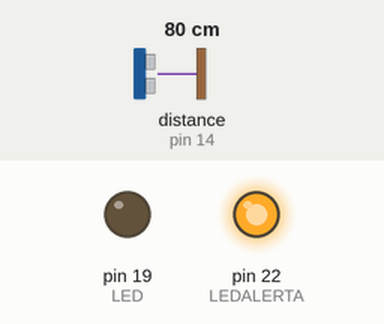
Simulated run of this sketch. Board: Arduino Mega 2560, built with avr-gcc and run on an emulated ATmega2560. Shown: output pins drawn as LEDs (lit = HIGH). Wiring (inferred from the names in the program): ultrasonic range finder: trigger pin 13; echo pin 14. Inputs (shaded band) come from the test bench; at power-on: distance to the obstacle (sensor on pin 14) 80 cm. The echo pulse lasts 58.3 µs per cm; pins used as bus, display or sensor lines are not drawn; what the sketch prints to the serial monitor is not drawn.

Above: at 0.1 s.
Timing chart, 0 to 1.6 s (numbered marks = the images above):
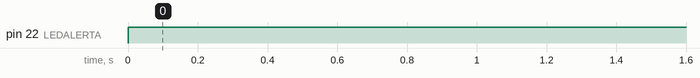

The sketch:

17_ultraSonico.ino
```cpp
#define TRG 13
#define ECO 14

#define LED 19
#define LEDALERTA 22

#define MAX_DIST 700

int valorLedAlerta = 0;
float distancia = 0.0;
float timeOut = MAX_DIST * 60;
int velSonido = 340;

void setup() {

  Serial.begin(115200);
  pinMode(LED, OUTPUT);
  pinMode(LEDALERTA, OUTPUT);

  pinMode(TRG, OUTPUT);
  pinMode(ECO, INPUT);

}

void loop() {

  digitalWrite(LED, 1);

  distancia = getSonar();
  valorLedAlerta = map(distancia, 0, 300, 0, 255);
  analogWrite(LEDALERTA, 255 - valorLedAlerta);
  Serial.println("La destancia es " + String(distancia));

  digitalWrite(LED, 0);
  delay(1000);
}


float getSonar(){

  unsigned long int pingTime = 0;
  float dist = 0.0;

  digitalWrite(TRG, 1);
  delayMicroseconds(10);
  digitalWrite(TRG, 0);

  pingTime = pulseIn(ECO, 1, timeOut);
  Serial.println("Ping time " + String(pingTime));
  dist = (float) pingTime * velSonido / 2 / 10000;
  return dist; // en centimitros.

}
```

Measured:
- by itself, pin 22 (LEDALERTA): LOW → HIGH at 0.00 s
